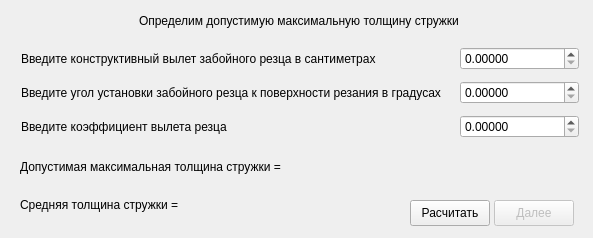
<?xml version="1.0" encoding="UTF-8"?>
<ui version="4.0">
 <class>Dialog</class>
 <widget class="QDialog" name="Dialog">
  <property name="geometry">
   <rect>
    <x>0</x>
    <y>0</y>
    <width>593</width>
    <height>238</height>
   </rect>
  </property>
  <property name="minimumSize">
   <size>
    <width>593</width>
    <height>238</height>
   </size>
  </property>
  <property name="maximumSize">
   <size>
    <width>637</width>
    <height>238</height>
   </size>
  </property>
  <property name="windowTitle">
   <string>Dialog</string>
  </property>
  <widget class="QLabel" name="label">
   <property name="geometry">
    <rect>
     <x>139</x>
     <y>11</y>
     <width>401</width>
     <height>20</height>
    </rect>
   </property>
   <property name="text">
    <string>Определим допустимую максимальную толщину стружки</string>
   </property>
  </widget>
  <widget class="QPushButton" name="pushButton_3">
   <property name="enabled">
    <bool>false</bool>
   </property>
   <property name="geometry">
    <rect>
     <x>494</x>
     <y>200</y>
     <width>80</width>
     <height>26</height>
    </rect>
   </property>
   <property name="maximumSize">
    <size>
     <width>16777215</width>
     <height>26</height>
    </size>
   </property>
   <property name="text">
    <string>Далее</string>
   </property>
  </widget>
  <widget class="QPushButton" name="pushButton">
   <property name="geometry">
    <rect>
     <x>410</x>
     <y>200</y>
     <width>80</width>
     <height>26</height>
    </rect>
   </property>
   <property name="maximumSize">
    <size>
     <width>132</width>
     <height>26</height>
    </size>
   </property>
   <property name="text">
    <string>Расчитать</string>
   </property>
  </widget>
  <widget class="QWidget" name="layoutWidget">
   <property name="geometry">
    <rect>
     <x>20</x>
     <y>42</y>
     <width>560</width>
     <height>103</height>
    </rect>
   </property>
   <layout class="QGridLayout" name="gridLayout">
    <item row="0" column="0">
     <widget class="QLabel" name="label_2">
      <property name="maximumSize">
       <size>
        <width>432</width>
        <height>16777215</height>
       </size>
      </property>
      <property name="text">
       <string>Введите конструктивный вылет забойного резца в сантиметрах</string>
      </property>
     </widget>
    </item>
    <item row="0" column="1">
     <widget class="QDoubleSpinBox" name="doubleSpinBox">
      <property name="maximumSize">
       <size>
        <width>119</width>
        <height>16777215</height>
       </size>
      </property>
      <property name="decimals">
       <number>5</number>
      </property>
      <property name="maximum">
       <double>99999999999999.000000000000000</double>
      </property>
      <property name="singleStep">
       <double>0.100000000000000</double>
      </property>
     </widget>
    </item>
    <item row="1" column="0">
     <widget class="QLabel" name="label_3">
      <property name="maximumSize">
       <size>
        <width>432</width>
        <height>16777215</height>
       </size>
      </property>
      <property name="text">
       <string>Введите угол установки забойного резца к поверхности резания в градусах</string>
      </property>
     </widget>
    </item>
    <item row="1" column="1">
     <widget class="QDoubleSpinBox" name="doubleSpinBox_2">
      <property name="maximumSize">
       <size>
        <width>119</width>
        <height>16777215</height>
       </size>
      </property>
      <property name="decimals">
       <number>5</number>
      </property>
      <property name="maximum">
       <double>99999999999999.000000000000000</double>
      </property>
      <property name="singleStep">
       <double>0.100000000000000</double>
      </property>
     </widget>
    </item>
    <item row="2" column="0">
     <widget class="QLabel" name="label_4">
      <property name="maximumSize">
       <size>
        <width>432</width>
        <height>16777215</height>
       </size>
      </property>
      <property name="text">
       <string>Введите коэффициент вылета резца</string>
      </property>
     </widget>
    </item>
    <item row="2" column="1">
     <widget class="QDoubleSpinBox" name="doubleSpinBox_3">
      <property name="maximumSize">
       <size>
        <width>119</width>
        <height>16777215</height>
       </size>
      </property>
      <property name="decimals">
       <number>5</number>
      </property>
      <property name="maximum">
       <double>99999999999999.000000000000000</double>
      </property>
      <property name="singleStep">
       <double>0.100000000000000</double>
      </property>
     </widget>
    </item>
   </layout>
  </widget>
  <widget class="QWidget" name="layoutWidget">
   <property name="geometry">
    <rect>
     <x>20</x>
     <y>150</y>
     <width>335</width>
     <height>71</height>
    </rect>
   </property>
   <layout class="QGridLayout" name="gridLayout_2">
    <item row="0" column="0">
     <widget class="QLabel" name="label_5">
      <property name="maximumSize">
       <size>
        <width>432</width>
        <height>16777215</height>
       </size>
      </property>
      <property name="text">
       <string>Допустимая максимальная толщина стружки = </string>
      </property>
     </widget>
    </item>
    <item row="1" column="0">
     <widget class="QLabel" name="label_6">
      <property name="maximumSize">
       <size>
        <width>432</width>
        <height>16777215</height>
       </size>
      </property>
      <property name="text">
       <string>Средняя толщина стружки = </string>
      </property>
     </widget>
    </item>
   </layout>
  </widget>
 </widget>
 <tabstops>
  <tabstop>doubleSpinBox</tabstop>
  <tabstop>doubleSpinBox_2</tabstop>
  <tabstop>doubleSpinBox_3</tabstop>
 </tabstops>
 <resources/>
 <connections/>
</ui>
